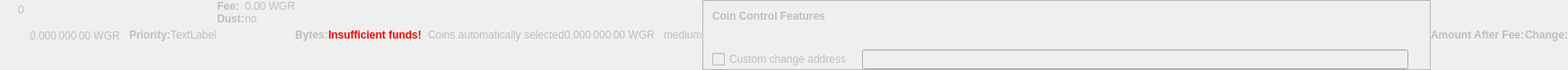
    <widget class="QWidget" name="dummyHideWidget" native="true">
     <property name="enabled">
      <bool>false</bool>
     </property>
     <property name="maximumSize">
      <size>
       <width>100</width>
       <height>22</height>
      </size>
     </property>
     <layout class="QHBoxLayout" name="dummyHideLayout">
      <property name="spacing">
       <number>0</number>
      </property>
      <property name="leftMargin">
       <number>0</number>
      </property>
      <property name="topMargin">
       <number>0</number>
      </property>
      <property name="rightMargin">
       <number>0</number>
      </property>
      <property name="bottomMargin">
       <number>0</number>
      </property>
      <item>
       <layout class="QFormLayout" name="formLayoutCoinControl1">
        <property name="horizontalSpacing">
         <number>10</number>
        </property>
        <property name="verticalSpacing">
         <number>14</number>
        </property>
        <property name="leftMargin">
         <number>10</number>
        </property>
        <property name="topMargin">
         <number>4</number>
        </property>
        <property name="rightMargin">
         <number>6</number>
        </property>
        <item row="0" column="1">
         <widget class="QLabel" name="labelCoinControlBytes">
          <property name="cursor">
           <cursorShape>IBeamCursor</cursorShape>
          </property>
          <property name="contextMenuPolicy">
           <enum>Qt::ActionsContextMenu</enum>
          </property>
          <property name="text">
           <string notr="true">0</string>
          </property>
          <property name="textInteractionFlags">
           <set>Qt::LinksAccessibleByMouse|Qt::TextSelectableByKeyboard|Qt::TextSelectableByMouse</set>
          </property>
         </widget>
        </item>
       </layout>
      </item>
      <item>
       <widget class="QLabel" name="labelCoinControlAfterFee">
        <property name="enabled">
         <bool>false</bool>
        </property>
        <property name="sizePolicy">
         <sizepolicy hsizetype="Fixed" vsizetype="Fixed">
          <horstretch>0</horstretch>
          <verstretch>0</verstretch>
         </sizepolicy>
        </property>
        <property name="minimumSize">
         <size>
          <width>111</width>
          <height>12</height>
         </size>
        </property>
        <property name="maximumSize">
         <size>
          <width>111</width>
          <height>12</height>
         </size>
        </property>
        <property name="cursor">
         <cursorShape>IBeamCursor</cursorShape>
        </property>
        <property name="contextMenuPolicy">
         <enum>Qt::ActionsContextMenu</enum>
        </property>
        <property name="text">
         <string notr="true">0.000 000 00 WGR</string>
        </property>
        <property name="textInteractionFlags">
         <set>Qt::LinksAccessibleByMouse|Qt::TextSelectableByKeyboard|Qt::TextSelectableByMouse</set>
        </property>
       </widget>
      </item>
      <item>
       <widget class="QLabel" name="labelCoinControlPriorityText">
        <property name="enabled">
         <bool>false</bool>
        </property>
        <property name="font">
         <font>
          <weight>75</weight>
          <bold>true</bold>
         </font>
        </property>
        <property name="text">
         <string>Priority:</string>
        </property>
       </widget>
      </item>
      <item>
       <layout class="QHBoxLayout" name="horizontalLayout">
        <item>
         <widget class="QLabel" name="WarningLabel">
          <property name="text">
           <string>TextLabel</string>
          </property>
         </widget>
        </item>
       </layout>
      </item>
      <item>
       <layout class="QFormLayout" name="formLayoutCoinControl3">
        <property name="horizontalSpacing">
         <number>0</number>
        </property>
        <property name="verticalSpacing">
         <number>0</number>
        </property>
        <property name="leftMargin">
         <number>0</number>
        </property>
        <property name="topMargin">
         <number>0</number>
        </property>
        <property name="rightMargin">
         <number>0</number>
        </property>
        <item row="0" column="0">
         <widget class="QLabel" name="labelCoinControlFeeText">
          <property name="enabled">
           <bool>false</bool>
          </property>
          <property name="font">
           <font>
            <weight>75</weight>
            <bold>true</bold>
           </font>
          </property>
          <property name="text">
           <string>Fee:</string>
          </property>
          <property name="margin">
           <number>0</number>
          </property>
         </widget>
        </item>
        <item row="0" column="1">
         <widget class="QLabel" name="labelCoinControlFee">
          <property name="enabled">
           <bool>false</bool>
          </property>
          <property name="cursor">
           <cursorShape>IBeamCursor</cursorShape>
          </property>
          <property name="contextMenuPolicy">
           <enum>Qt::ActionsContextMenu</enum>
          </property>
          <property name="text">
           <string notr="true">0.00 WGR</string>
          </property>
          <property name="textInteractionFlags">
           <set>Qt::LinksAccessibleByMouse|Qt::TextSelectableByKeyboard|Qt::TextSelectableByMouse</set>
          </property>
         </widget>
        </item>
        <item row="1" column="0">
         <widget class="QLabel" name="labelCoinControlLowOutputText">
          <property name="enabled">
           <bool>false</bool>
          </property>
          <property name="font">
           <font>
            <weight>75</weight>
            <bold>true</bold>
           </font>
          </property>
          <property name="text">
           <string>Dust:</string>
          </property>
         </widget>
        </item>
        <item row="1" column="1">
         <widget class="QLabel" name="labelCoinControlLowOutput">
          <property name="enabled">
           <bool>false</bool>
          </property>
          <property name="cursor">
           <cursorShape>IBeamCursor</cursorShape>
          </property>
          <property name="contextMenuPolicy">
           <enum>Qt::ActionsContextMenu</enum>
          </property>
          <property name="text">
           <string>no</string>
          </property>
          <property name="textInteractionFlags">
           <set>Qt::LinksAccessibleByMouse|Qt::TextSelectableByKeyboard|Qt::TextSelectableByMouse</set>
          </property>
         </widget>
        </item>
       </layout>
      </item>
      <item>
       <widget class="QLabel" name="labelCoinControlBytesText">
        <property name="enabled">
         <bool>false</bool>
        </property>
        <property name="font">
         <font>
          <weight>75</weight>
          <bold>true</bold>
         </font>
        </property>
        <property name="text">
         <string>Bytes:</string>
        </property>
       </widget>
      </item>
      <item>
       <layout class="QFormLayout" name="formLayoutCoinControl2">
        <property name="horizontalSpacing">
         <number>0</number>
        </property>
        <property name="verticalSpacing">
         <number>0</number>
        </property>
        <property name="leftMargin">
         <number>0</number>
        </property>
        <property name="topMargin">
         <number>0</number>
        </property>
        <property name="rightMargin">
         <number>0</number>
        </property>
       </layout>
      </item>
      <item>
       <layout class="QHBoxLayout" name="horizontalLayoutCoinControl2">
        <property name="spacing">
         <number>0</number>
        </property>
        <property name="bottomMargin">
         <number>0</number>
        </property>
       </layout>
      </item>
      <item>
       <widget class="QLabel" name="labelCoinControlInsuffFunds">
        <property name="enabled">
         <bool>false</bool>
        </property>
        <property name="minimumSize">
         <size>
          <width>0</width>
          <height>0</height>
         </size>
        </property>
        <property name="font">
         <font>
          <weight>75</weight>
          <bold>true</bold>
         </font>
        </property>
        <property name="styleSheet">
         <string notr="true">color:red;font-weight:bold;</string>
        </property>
        <property name="text">
         <string>Insufficient funds!</string>
        </property>
        <property name="margin">
         <number>5</number>
        </property>
       </widget>
      </item>
      <item>
       <layout class="QFormLayout" name="formLayoutCoinControl4">
        <property name="horizontalSpacing">
         <number>0</number>
        </property>
        <property name="verticalSpacing">
         <number>0</number>
        </property>
        <property name="leftMargin">
         <number>0</number>
        </property>
        <property name="topMargin">
         <number>0</number>
        </property>
        <property name="rightMargin">
         <number>0</number>
        </property>
       </layout>
      </item>
      <item>
       <widget class="QLabel" name="labelCoinControlChangeLabel">
        <property name="enabled">
         <bool>false</bool>
        </property>
        <property name="sizePolicy">
         <sizepolicy hsizetype="Preferred" vsizetype="Expanding">
          <horstretch>0</horstretch>
          <verstretch>0</verstretch>
         </sizepolicy>
        </property>
        <property name="minimumSize">
         <size>
          <width>0</width>
          <height>0</height>
         </size>
        </property>
        <property name="text">
         <string/>
        </property>
        <property name="margin">
         <number>3</number>
        </property>
       </widget>
      </item>
      <item>
       <widget class="QLabel" name="labelCoinControlAutomaticallySelected">
        <property name="enabled">
         <bool>false</bool>
        </property>
        <property name="sizePolicy">
         <sizepolicy hsizetype="Fixed" vsizetype="Fixed">
          <horstretch>0</horstretch>
          <verstretch>0</verstretch>
         </sizepolicy>
        </property>
        <property name="minimumSize">
         <size>
          <width>0</width>
          <height>0</height>
         </size>
        </property>
        <property name="maximumSize">
         <size>
          <width>240</width>
          <height>16777215</height>
         </size>
        </property>
        <property name="text">
         <string>Coins automatically selected</string>
        </property>
        <property name="margin">
         <number>5</number>
        </property>
       </widget>
      </item>
      <item>
       <widget class="QLabel" name="labelCoinControlChange">
        <property name="enabled">
         <bool>false</bool>
        </property>
        <property name="sizePolicy">
         <sizepolicy hsizetype="Fixed" vsizetype="Fixed">
          <horstretch>0</horstretch>
          <verstretch>0</verstretch>
         </sizepolicy>
        </property>
        <property name="minimumSize">
         <size>
          <width>111</width>
          <height>0</height>
         </size>
        </property>
        <property name="maximumSize">
         <size>
          <width>111</width>
          <height>16777215</height>
         </size>
        </property>
        <property name="cursor">
         <cursorShape>IBeamCursor</cursorShape>
        </property>
        <property name="contextMenuPolicy">
         <enum>Qt::ActionsContextMenu</enum>
        </property>
        <property name="text">
         <string notr="true">0.000 000 00 WGR</string>
        </property>
        <property name="textInteractionFlags">
         <set>Qt::LinksAccessibleByMouse|Qt::TextSelectableByKeyboard|Qt::TextSelectableByMouse</set>
        </property>
       </widget>
      </item>
      <item>
       <widget class="QLabel" name="labelCoinControlPriority">
        <property name="enabled">
         <bool>false</bool>
        </property>
        <property name="cursor">
         <cursorShape>IBeamCursor</cursorShape>
        </property>
        <property name="contextMenuPolicy">
         <enum>Qt::ActionsContextMenu</enum>
        </property>
        <property name="text">
         <string>medium</string>
        </property>
        <property name="textInteractionFlags">
         <set>Qt::LinksAccessibleByMouse|Qt::TextSelectableByKeyboard|Qt::TextSelectableByMouse</set>
        </property>
       </widget>
      </item>
      <item>
       <widget class="QFrame" name="frameCoinControl">
        <property name="sizePolicy">
         <sizepolicy hsizetype="Expanding" vsizetype="Expanding">
          <horstretch>0</horstretch>
          <verstretch>0</verstretch>
         </sizepolicy>
        </property>
        <property name="maximumSize">
         <size>
          <width>16777215</width>
          <height>16777215</height>
         </size>
        </property>
        <property name="frameShape">
         <enum>QFrame::StyledPanel</enum>
        </property>
        <property name="frameShadow">
         <enum>QFrame::Sunken</enum>
        </property>
        <layout class="QVBoxLayout" name="verticalLayoutCoinControl2_2">
         <property name="spacing">
          <number>0</number>
         </property>
         <property name="leftMargin">
          <number>0</number>
         </property>
         <property name="topMargin">
          <number>0</number>
         </property>
         <property name="rightMargin">
          <number>0</number>
         </property>
         <property name="bottomMargin">
          <number>0</number>
         </property>
         <item>
          <layout class="QVBoxLayout" name="verticalLayoutCoinControl" stretch="0,0,0,1">
           <property name="spacing">
            <number>0</number>
           </property>
           <property name="leftMargin">
            <number>10</number>
           </property>
           <property name="topMargin">
            <number>10</number>
           </property>
           <item>
            <layout class="QHBoxLayout" name="horizontalLayoutCoinControl1">
             <property name="bottomMargin">
              <number>15</number>
             </property>
             <item>
              <widget class="QLabel" name="labelCoinControlFeatures">
               <property name="enabled">
                <bool>false</bool>
               </property>
               <property name="sizePolicy">
                <sizepolicy hsizetype="Preferred" vsizetype="Maximum">
                 <horstretch>0</horstretch>
                 <verstretch>0</verstretch>
                </sizepolicy>
               </property>
               <property name="font">
                <font>
                 <weight>75</weight>
                 <bold>true</bold>
                </font>
               </property>
               <property name="styleSheet">
                <string notr="true">font-weight:bold;</string>
               </property>
               <property name="text">
                <string>Coin Control Features</string>
               </property>
              </widget>
             </item>
            </layout>
           </item>
           <item>
            <widget class="QWidget" name="widgetCoinControl" native="true">
             <property name="sizePolicy">
              <sizepolicy hsizetype="Preferred" vsizetype="Preferred">
               <horstretch>0</horstretch>
               <verstretch>0</verstretch>
              </sizepolicy>
             </property>
             <property name="minimumSize">
              <size>
               <width>0</width>
               <height>0</height>
              </size>
             </property>
             <property name="styleSheet">
              <string notr="true"/>
             </property>
             <layout class="QHBoxLayout" name="horizontalLayoutCoinControl5_2">
              <property name="leftMargin">
               <number>0</number>
              </property>
              <property name="topMargin">
               <number>0</number>
              </property>
              <property name="rightMargin">
               <number>0</number>
              </property>
              <property name="bottomMargin">
               <number>0</number>
              </property>
              <item>
               <layout class="QHBoxLayout" name="horizontalLayoutCoinControl3">
                <property name="spacing">
                 <number>20</number>
                </property>
                <property name="topMargin">
                 <number>0</number>
                </property>
                <property name="bottomMargin">
                 <number>10</number>
                </property>
               </layout>
              </item>
             </layout>
            </widget>
           </item>
           <item>
            <layout class="QHBoxLayout" name="horizontalLayoutCoinControl4" stretch="0,0,0">
             <property name="spacing">
              <number>12</number>
             </property>
             <property name="sizeConstraint">
              <enum>QLayout::SetDefaultConstraint</enum>
             </property>
             <property name="topMargin">
              <number>5</number>
             </property>
             <property name="rightMargin">
              <number>5</number>
             </property>
             <item>
              <widget class="QCheckBox" name="checkBoxCoinControlChange">
               <property name="enabled">
                <bool>false</bool>
               </property>
               <property name="toolTip">
                <string>If this is activated, but the change address is empty or invalid, change will be sent to a newly generated address.</string>
               </property>
               <property name="text">
                <string>Custom change address</string>
               </property>
              </widget>
             </item>
             <item>
              <widget class="QValidatedLineEdit" name="lineEditCoinControlChange">
               <property name="enabled">
                <bool>false</bool>
               </property>
               <property name="sizePolicy">
                <sizepolicy hsizetype="Expanding" vsizetype="Fixed">
                 <horstretch>0</horstretch>
                 <verstretch>0</verstretch>
                </sizepolicy>
               </property>
              </widget>
             </item>
             <item>
              <widget class="QLabel" name="labelCoinControlChangeLabel_2">
               <property name="sizePolicy">
                <sizepolicy hsizetype="Preferred" vsizetype="Expanding">
                 <horstretch>0</horstretch>
                 <verstretch>0</verstretch>
                </sizepolicy>
               </property>
               <property name="minimumSize">
                <size>
                 <width>0</width>
                 <height>0</height>
                </size>
               </property>
               <property name="text">
                <string/>
               </property>
               <property name="margin">
                <number>3</number>
               </property>
              </widget>
             </item>
            </layout>
           </item>
           <item>
            <spacer name="verticalSpacerCoinControl">
             <property name="orientation">
              <enum>Qt::Vertical</enum>
             </property>
             <property name="sizeHint" stdset="0">
              <size>
               <width>800</width>
               <height>1</height>
              </size>
             </property>
            </spacer>
           </item>
          </layout>
         </item>
        </layout>
       </widget>
      </item>
      <item>
       <widget class="QLabel" name="labelCoinControlAfterFeeText">
        <property name="enabled">
         <bool>false</bool>
        </property>
        <property name="minimumSize">
         <size>
          <width>0</width>
          <height>0</height>
         </size>
        </property>
        <property name="maximumSize">
         <size>
          <width>16777215</width>
          <height>16777215</height>
         </size>
        </property>
        <property name="font">
         <font>
          <weight>75</weight>
          <bold>true</bold>
         </font>
        </property>
        <property name="text">
         <string>Amount After Fee:</string>
        </property>
        <property name="alignment">
         <set>Qt::AlignLeading|Qt::AlignLeft|Qt::AlignVCenter</set>
        </property>
        <property name="margin">
         <number>0</number>
        </property>
       </widget>
      </item>
      <item>
       <widget class="QLabel" name="labelCoinControlChangeText">
        <property name="enabled">
         <bool>false</bool>
        </property>
        <property name="sizePolicy">
         <sizepolicy hsizetype="Preferred" vsizetype="Preferred">
          <horstretch>0</horstretch>
          <verstretch>0</verstretch>
         </sizepolicy>
        </property>
        <property name="minimumSize">
         <size>
          <width>0</width>
          <height>0</height>
         </size>
        </property>
        <property name="maximumSize">
         <size>
          <width>16777215</width>
          <height>16777215</height>
         </size>
        </property>
        <property name="font">
         <font>
          <weight>75</weight>
          <bold>true</bold>
         </font>
        </property>
        <property name="text">
         <string>Change:</string>
        </property>
        <property name="alignment">
         <set>Qt::AlignLeading|Qt::AlignLeft|Qt::AlignVCenter</set>
        </property>
       </widget>
      </item>
     </layout>
    </widget>
